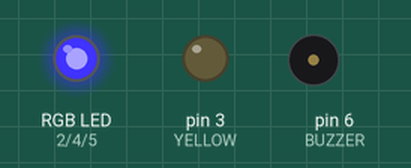
The sketch below on a simulated Arduino Uno, built with avr-gcc and run on an emulated ATmega328P. On the bench: an RGB LED mixed from three pins (HIGH = lit), output pins drawn as LEDs (lit = HIGH), buzzer (waves = sounding, pin HIGH). Dim RGB values are drawn brighter than linear.

Above: at 0.41 s.
At 5.21 s:
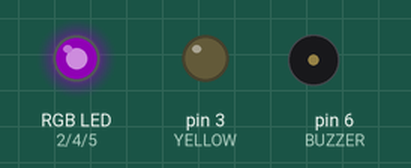
At 7.65 s:
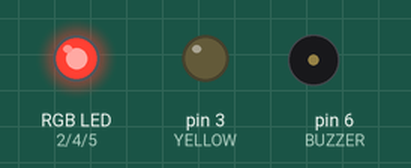
At 17.65 s:
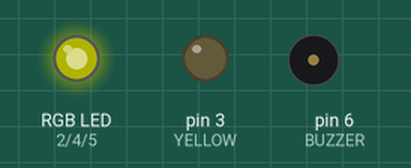
At 24.57 s:
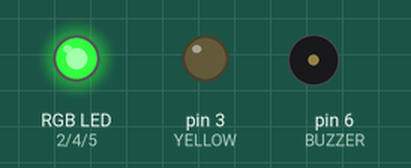
At 34.57 s:
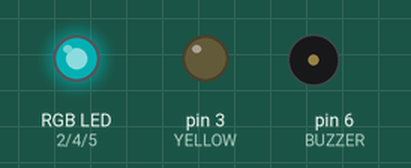
Timing chart, 0 to 40.0 s (numbered marks = the images above):
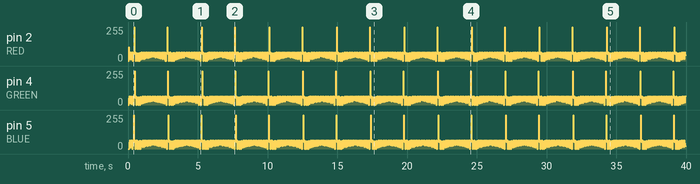

The sketch:

BlinkCount.ino
```cpp
//BlinkCount
#define RED 2
#define YELLOW 3
#define GREEN 4
#define BLUE 5
#define BUZZER 6
void setup() {
pinMode(RED, OUTPUT);
pinMode(YELLOW, OUTPUT);
pinMode(GREEN, OUTPUT);
pinMode(BLUE, OUTPUT);
pinMode(BUZZER,OUTPUT);
}
void loop() {
for (int i = 0; i < 10; i++) {
digitalWrite(GREEN, HIGH);
delay(1);
digitalWrite(GREEN, LOW);
delay(1);
}
for (int i = 0; i < 10; i++) {
digitalWrite(RED, HIGH);
delay(1);
digitalWrite(RED, LOW);
delay(1);
}
for (int i = 0; i < 10; i++) {
digitalWrite(BLUE, HIGH);
delay(1);
digitalWrite(BLUE, LOW);
delay(1);
}
}
```
